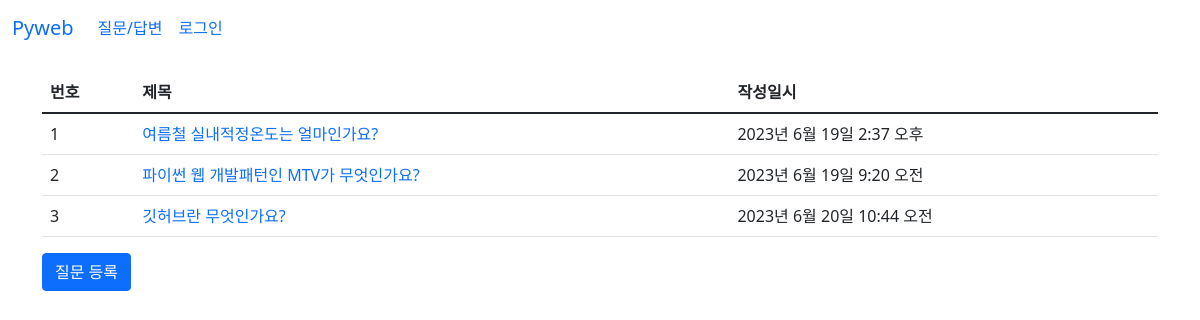
Page /board/ on the earlier database version.
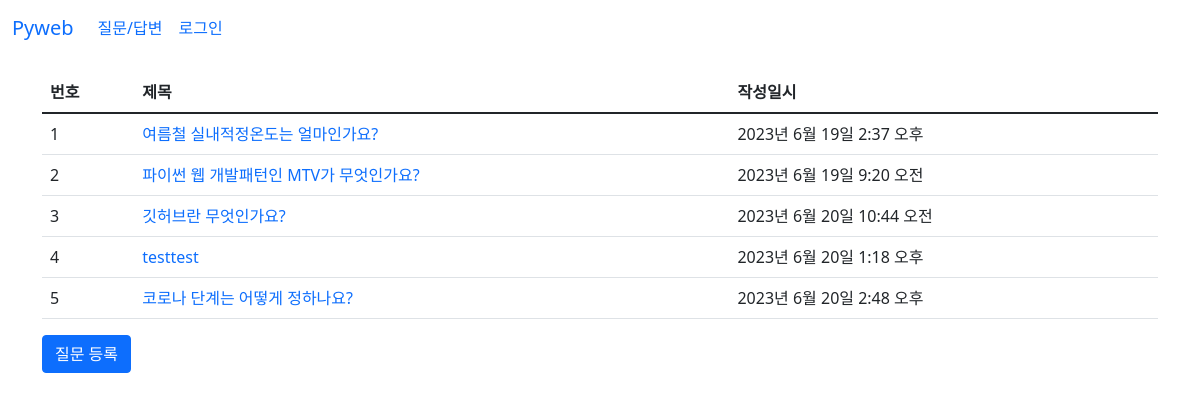
Same page on the later database version.
### board/models.py (models this page shows, shortened)
class Question(models.Model):
    subject = models.CharField(max_length=200)  #제목
    content = models.TextField()                #질문 내용
    create_date = models.DateTimeField()        #등록일

### board/views.py (the view)
# urls.py: path('', views.question_list, name='question_list'),
def question_list(request):
    question_list = Question.objects.all()
    context = {'question_list': question_list}
    return render(request, 'board/question_list.html', context)

### templates/board/question_list.html
{%  extends 'base.html' %}
{% block content %}
<div class="container my-3" xmlns="http://www.w3.org/1999/html">
    <section id ="question_list">
        <table class="table">
            <thead>
                <tr>
                    <th>번호</th>
                    <th>제목</th>
                    <th>작성일시</th>
                </tr>
            </thead>
            <tbody>
                {% if question_list %}
                    {% for question in question_list %}
                    <tr>
                        <td>
                            {{ forloop.counter }}
                        </td>
                        <td>
                            <a href="{% url 'board:detail' question.id %}">{{  question.subject }}</a>
                        </td>
                        <td>
                            {{  question.create_date }}
                        </td>
                    </tr>
                    {%  endfor %}
                {% else %}
                    <tr>
                        <td>질문이 없습니다.</td>
                    </tr>
                {% endif %}
            </tbody>
        </table>
    <a href="{% url 'board:question_create' %}"
        class="btn btn-primary">질문 등록</a>
    </section>
</div>
{% endblock %}

### templates/base.html (shortened to what this page needs)
<!DOCTYPE html>
<html lang="ko">
{%  load static %}
<head>
    <link rel="stylesheet" href="{% static 'board/css/bootstrap.css' %}">
    <link rel="stylesheet" href="{% static 'board/css/style.css' %}">
</head>
<body>
{% include 'navbar.html' %}
{% block content %}
{% endblock %}
</body>
</html>

### templates/navbar.html (shortened to what this page needs)
<nav class="navbar navbar-expand-lg bg-body-tertiary">
  <div class="container-fluid">
    <a class="navbar-brand" href="/">Pyweb</a>
    <div class="collapse navbar-collapse" id="navbarSupportedContent">
      <ul class="navbar-nav me-auto mb-2 mb-lg-0">
        <li class="nav-item">
          <a class="nav-link active" aria-current="page" href="/board">질문/답변</a>
        </li>
        <li class="nav-item">
          <a class="nav-link" href="{% url 'common:login' %}">로그인</a>
        </li>
      </ul>
    </div>
  </div>
</nav>

### static/board/css/style.css (style rules this page uses)
a { text-decoration : none; }

Differences in the rows shown:
added Question: subject "testtest", create_date "2023년 6월 20일 1:18 오후"
added Question: subject "코로나 단계는 어떻게 정하나요?", create_date "2023년 6월 20일 2:48 오후"
